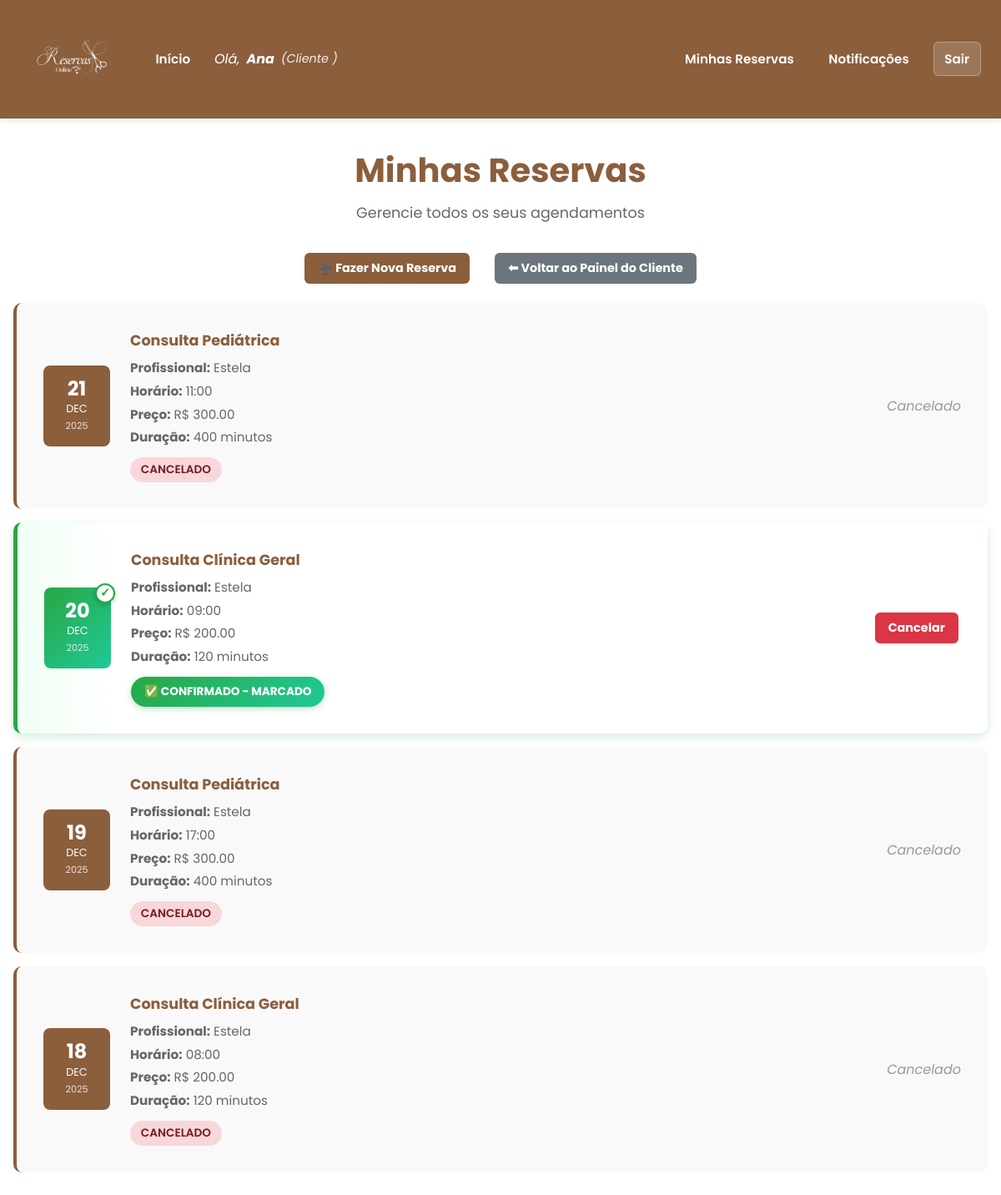
Screenshot of /minhas-reservas (signed in) with the database file from the repository.
### models.py (models this page shows)
class User(db.Model):
    __tablename__ = 'tb_usuarios'
    id = db.Column('usu_id', db.Integer, primary_key=True)
    nome = db.Column('usu_nome', db.String(200), nullable=False)
    email = db.Column('usu_email', db.String(200), unique=True, nullable=False)
    senha_hash = db.Column('usu_senha', db.String(200), nullable=False)
    perfil = db.Column(
        'usu_tipo',
        db.Enum('cliente', 'profissional', 'admin', name='perfil_enum'),
        nullable=False,
        default='cliente'
    )
    is_ativo = db.Column('usu_ativo', db.Boolean, nullable=False, default=True)
    cliente = db.relationship(
        'Cliente',
        uselist=False,
        back_populates='user',
        cascade='all, delete-orphan'
    )
    profissional = db.relationship(
        'Profissional',
        uselist=False,
        back_populates='user',
        cascade='all, delete-orphan'
    )
    administrador = db.relationship(
        'Administrador',
        uselist=False,
        back_populates='user',
        cascade='all, delete-orphan'
    )
    notificacoes = db.relationship(
        'Notificacao',
        back_populates='user',
        cascade='all, delete-orphan'
    )

class Agendamento(db.Model):
    __tablename__ = 'tb_agendamentos'
    id = db.Column('age_id', db.Integer, primary_key=True)
    cliente_id = db.Column(
        'age_cli_id',
        db.Integer,
        db.ForeignKey('tb_clientes.cli_id')
    )
    profissional_id = db.Column(
        'age_pro_id',
        db.Integer,
        db.ForeignKey('tb_profissionais.pro_id')
    )
    servico_id = db.Column(
        'age_ser_id',
        db.Integer,
        db.ForeignKey('tb_servicos.ser_id')
    )
    data_hora = db.Column('age_data_hora', db.DateTime, nullable=False)
    status = db.Column(
        'age_status',
        db.Enum('pendente', 'confirmado', 'cancelado', name='status_enum'),
        default='pendente',
        nullable=False
    )
    criado_em = db.Column('age_criacao', db.DateTime, default=datetime.utcnow)
    cliente = db.relationship('Cliente', back_populates='agendamentos')
    profissional = db.relationship('Profissional', back_populates='agendamentos')
    servico = db.relationship('Servico')

class Servico(db.Model):
    __tablename__ = 'tb_servicos'
    id = db.Column('ser_id', db.Integer, primary_key=True)
    nome = db.Column('ser_nome', db.String(200), nullable=False)
    duracao_min = db.Column('ser_duracao', db.Integer, nullable=False, default=30)
    preco = db.Column('ser_preco', db.Float, nullable=True)
    profissional_id = db.Column(
        'ser_pro_id',
        db.Integer,
        db.ForeignKey('tb_profissionais.pro_id')
    )
    profissional = db.relationship('Profissional', back_populates='servicos')

### app.py (the view)
@app.route('/minhas-reservas')
@exige_login
def minhas_reservas():
    u = current_user()
    if u.perfil != 'cliente':
        return redirect(url_for('index'))
    agora = datetime.now()
    ags = Agendamento.query.filter_by(cliente_id=u.cliente.id).order_by(Agendamento.data_hora.desc()).all()
    for ag in ags:
        ag.pode_cancelar = (ag.data_hora > agora and ag.status != 'cancelado')
    return render_template('minhas_reservas.html', user=u, agendamentos=ags, agora=agora)

### app.py (called while the page is built)
def current_user():
    uid = session.get('user_id')
    if not uid:
        return None
    return User.query.get(uid)

def exige_login(func):
    from functools import wraps
    @wraps(func)
    def wrapper(*args, **kwargs):
        if not current_user():
            return redirect(url_for('index'))
        return func(*args, **kwargs)
    return wrapper

### templates/minhas_reservas.html (shortened to what this page needs)
{% extends "base.html" %}
{% block content %}
  <link rel="stylesheet" href="{{ url_for('static', filename='css/dashboard.css') }}">
  <div class="container dashboard-container">
    <div class="dashboard-header">
      <h1>Minhas Reservas</h1>
      <p class="dashboard-subtitle">Gerencie todos os seus agendamentos</p>
    </div>
    <div class="quick-actions" style="margin-bottom: 20px;">
      <a href="{{ url_for('reservar') }}" class="btn btn-primary">
        ➕ Fazer Nova Reserva
      </a>
      <a href="{{ url_for('dashboard_cliente') }}" class="btn btn-secondary">
        ⬅ Voltar ao Painel do Cliente
      </a>
    </div>
    {% if agendamentos %}
      <div class="appointments-list">
        {% for a in agendamentos %}
        <div class="appointment-item appointment-full {% if a.status == 'confirmado' %}appointment-confirmed{% endif %}">
          <div class="appointment-date {% if a.status == 'confirmado' %}date-confirmed{% endif %}">
            <span class="date-day">{{ a.data_hora.strftime('%d') }}</span>
            <span class="date-month">{{ a.data_hora.strftime('%b') }}</span>
            <span class="date-year">{{ a.data_hora.strftime('%Y') }}</span>
            {% if a.status == 'confirmado' %}
            <span class="confirmed-icon">✓</span>
            {% endif %}
          </div>
          <div class="appointment-details-item">
            <h4>{{ a.servico.nome }}</h4>
            <p><strong>Profissional:</strong> {{ a.profissional.user.nome }}</p>
            <p><strong>Horário:</strong> {{ a.data_hora.strftime('%H:%M') }}</p>
            {% if a.servico.preco %}
            <p><strong>Preço:</strong> R$ {{ "%.2f"|format(a.servico.preco) }}</p>
            {% endif %}
            <p><strong>Duração:</strong> {{ a.servico.duracao_min }} minutos</p>
            <div class="status-container">
              {% if a.status == 'confirmado' %}
                <span class="status-badge status-confirmado status-marcado">
                  ✅ {{ a.status|capitalize }} - Marcado
                </span>
              {% else %}
                <span class="status-badge status-{{ a.status }}">{{ a.status|capitalize }}</span>
              {% endif %}
            </div>
          </div>
          <div class="appointment-actions-item">
            {% if a.pode_cancelar %}
              <a href="{{ url_for('cancelar_agendamento', ag_id=a.id) }}"
                 class="btn btn-danger"
                 onclick="return confirm('Tem certeza que deseja cancelar este agendamento?');">
                Cancelar
              </a>
            {% elif a.status == 'cancelado' %}
              <span class="text-muted">Cancelado</span>
            {% elif a.data_hora <= agora %}
              <span class="text-muted">Agendamento passado</span>
            {% endif %}
          </div>
        </div>
        {% endfor %}
      </div>
    {% else %}
      <div class="empty-state">
        <p>Você não possui reservas ainda.</p>
        <a href="{{ url_for('reservar') }}" class="btn">Fazer Primeira Reserva</a>
      </div>
    {% endif %}
  </div>
{% endblock %}

### templates/base.html (shortened to what this page needs)
<!doctype html>
<html lang="pt-BR">
<head>
    <link rel="stylesheet" href="{{ url_for('static', filename='css/style.css') }}">
</head>
<body>
    <header>
        <div class="nav">
            <div class="nav-logo">
                <a href="{{ url_for('index') }}" class="logo-link">
                    <img src="{{ url_for('static', filename='imgs/Logo 1.png') }}" alt="Logo" class="logo-img">
                </a>
            </div>
            <div class="nav-links">
                <a href="{{ url_for('index') }}">Início</a>
                {% if user %}
                    <span class="user-info">
                        Olá, <strong>{{ user.nome }}</strong>
                        <span class="user-role">({{ user.perfil|capitalize }}
                        )</span>
                    </span>
                    {% if user.perfil == 'cliente' %}
                        <a href="{{ url_for('minhas_reservas') }}">Minhas Reservas</a>
                    {% elif user.perfil == 'profissional' %}
                        <a href="{{ url_for('dashboard_profissional') }}">Meus Agendamentos</a>
                    {% elif user.perfil == 'admin' %}
                        <a href="{{ url_for('dashboard_admin') }}">Painel Geral</a>
                        <a href="{{ url_for('painel_usuarios') }}">Gerenciar Usuários</a>
                    {% endif %}
                    <a href="{{ url_for('notificacoes') }}">Notificações</a>
                    <a href="{{ url_for('logout') }}" class="logout-btn">Sair</a>
                {% endif %}
            </div>
        </div>
    </header>
    <main>
        {% block content %}{% endblock %}
    </main>
</body>
</html>

### static/css/style.css (style rules this page uses)
* { margin: 0; padding: 0; box-sizing: border-box; }
:root { --cor-primaria: #8B5E3C; --cor-secundaria: #F4E1D2; --cor-destaque: #FF6B35; --cor-fundo: #f9f7f6; --cor-texto: #333; --cor-sucesso: #d4edda; --cor-perigo: #f8d7da; --cor-aviso: #fff3cd; --cor-info: #d1ecf1; }
body { font-family: 'Poppins'; color: var(--cor-texto); min-height: 100vh; background-image: url('../imgs/plano_de_fundo.jpg'); background-repeat: no-repeat; background-size: cover; background-position: center; background-attachment: fixed; }
.container { max-width: 1000px; margin: 2rem auto; padding: 1rem; }
.nav { background: var(--cor-primaria); color: #fff; padding: 0.8rem 1.5rem; display: flex; gap: 1.5rem; align-items: center; justify-content: space-between; box-shadow: 0 2px 8px rgba(0,0,0,0.1); }
.nav-logo { display: flex; align-items: center; }
.logo-link { display: flex; align-items: center; text-decoration: none; transition: transform 0.3s ease; outline: none; }
.logo-link, .logo-link:hover, .logo-link:focus, .logo-link:active { background: transparent !important; outline: none; box-shadow: none !important; }
.logo-img { background-color: transparent; max-height: 100px; width: auto; object-fit: contain; filter: brightness(0) invert(1); image-rendering: auto; }
.nav-links { display: flex; gap: 1rem; align-items: center; flex-wrap: wrap; flex: 1; justify-content: flex-end; }
.nav a { color: #fff; text-decoration: none; font-weight: 600; padding: 0.5rem 0.8rem; border-radius: 6px; transition: background 0.3s; font-size: 0.95rem; }
.nav .user-info { margin-right: auto; font-style: italic; display: flex; align-items: center; gap: 0.5rem; flex-wrap: wrap; }
.nav .user-info strong { font-weight: 700; color: #fff; }
.nav .user-role { font-size: 0.9rem; opacity: 0.9; }
.nav .logout-btn { background: rgba(255, 255, 255, 0.15); border: 1px solid rgba(255, 255, 255, 0.3); }
button, .btn { background: var(--cor-primaria); color: #fff; border: none; padding: 0.8rem 1.2rem; border-radius: 8px; font-size: 1rem; font-weight: bold; cursor: pointer; transition: transform 0.2s, background 0.3s; }
.btn { display: inline-block; padding: 0.5rem 1rem; border-radius: 6px; margin: 0.2rem; font-size: 0.9rem; cursor: pointer; transition: 0.2s; }
.btn-danger { background: #dc3545; color: #fff; }
.btn-secondary { background: #6c757d; color: #fff; }
h1, h2, h3 { color: var(--cor-primaria); margin-bottom: 1rem; }
a { text-decoration: none; color: #0066cc; }

### rows the page displays
User: nome "Ana", perfil "Cliente"
Agendamento: data_hora "21", data_hora "DEC", data_hora "2025", servico.nome "Consulta Pediátrica", profissional.user.nome "Estela", data_hora "11:00", servico.duracao_min "400", status "CANCELADO", shows "Cancelado"
Servico: servico.preco "300.00"
Agendamento: data_hora "20", data_hora "DEC", data_hora "2025", servico.nome "Consulta Clínica Geral", profissional.user.nome "Estela", data_hora "09:00", servico.duracao_min "120", status "CONFIRMADO"
Servico: servico.preco "200.00"
Agendamento: data_hora "19", data_hora "DEC", data_hora "2025", servico.nome "Consulta Pediátrica", profissional.user.nome "Estela", data_hora "17:00", servico.duracao_min "400", status "CANCELADO", shows "Cancelado"
Agendamento: data_hora "18", data_hora "DEC", data_hora "2025", servico.nome "Consulta Clínica Geral", profissional.user.nome "Estela", data_hora "08:00", servico.duracao_min "120", status "CANCELADO", shows "Cancelado"
